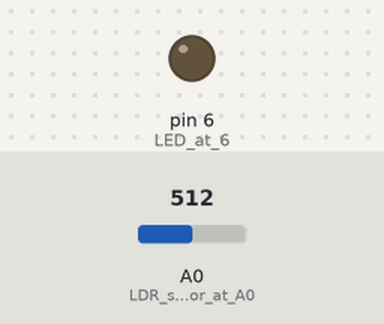
Bench run of a sketch on a simulated Arduino Uno, built with avr-gcc and run on an emulated ATmega328P. Parts: output pins drawn as LEDs (lit = HIGH). The inputs (shaded band) are chosen by the test bench; at power-on: A0 (LDR_sensor_at_A0) = 512. What the sketch prints to the serial monitor is not drawn.

Above: at 1.2 s.
1.3 s: A0 (LDR_sensor_at_A0) set to 306
4.3 s: A0 (LDR_sensor_at_A0) set to 511
7.3 s: A0 (LDR_sensor_at_A0) set to 1023
Timing chart, 0 to 16.3 s (numbered marks = the images above; inputs shaded):
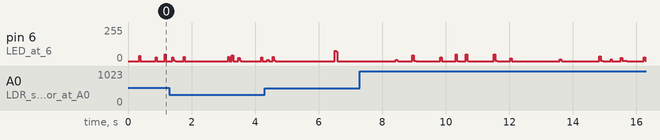

The sketch:

pid_light_britness_after_edit.ino
```cpp
/*in this code, using PID controller contorl the intensity or brightness in a place.
 * using thi code, in a place light will be automatic adjusted.
 * here we measure the light intensity or brightness using the LDR.the value of the LED is independent
 * our main gola is to using the value of LDR in the PID controller algorithom
 * automatic adjust the light intensity or brightness.
*/

int
  derivative=0,
  porportional=0,
  integral=0;
float kp,ki,kd;
int last_proportional=0;
int LDR_sensor_value=0,present_Sensor_value=0;
float pid;
void setup() {
  pinMode(A0,INPUT);//LDR sensor at A0
  pinMode(6,OUTPUT);//LED at 6
  Serial.begin(9600);
}

void loop() {
  LDR_sensor_value=analogRead(A0);
  analogWrite(6,150);
PID();
//for debag
Serial.println("LDR_sensor_value");
Serial.println(LDR_sensor_value);

}

void PID(){
  while(1){

 unsigned long lastTime;
unsigned long now = millis();
   int timeChange = (now - lastTime);

  present_Sensor_value=LDR_sensor_value;

  porportional=present_Sensor_value-500;//here 500 is the terget value where i want to keep my value or this is the my tergated weighted sum of the tergate value or this mean i want that my sensor value is always 500, this the desire value for which i will use PID algorithom
  derivative=(porportional-last_proportional)/timeChange;
  integral= (integral+porportional)*timeChange;

  last_proportional=porportional;
  kp=3;
  ki=0.3;
  kd=0.1;

 pid=porportional*kp + integral*ki + derivative*kd;

const int max=255;
  if(pid>max)
   {pid=max;
   analogWrite(6,pid);
   }
  if(pid<-max)
  { pid= (-1*max);
  analogWrite(6,pid);
   }

  if(pid<0)
  {
   analogWrite(6,max+pid);
  }
  else
  {
   analogWrite(6,max-pid);
  }


LDR_sensor_value=analogRead(A0);
//Serial.println(LDR_sensor_value);
Serial.println(pid);
//delay(50);

lastTime = now;

  if(present_Sensor_value==500)
    return; //break the while loop


  }

}
```
